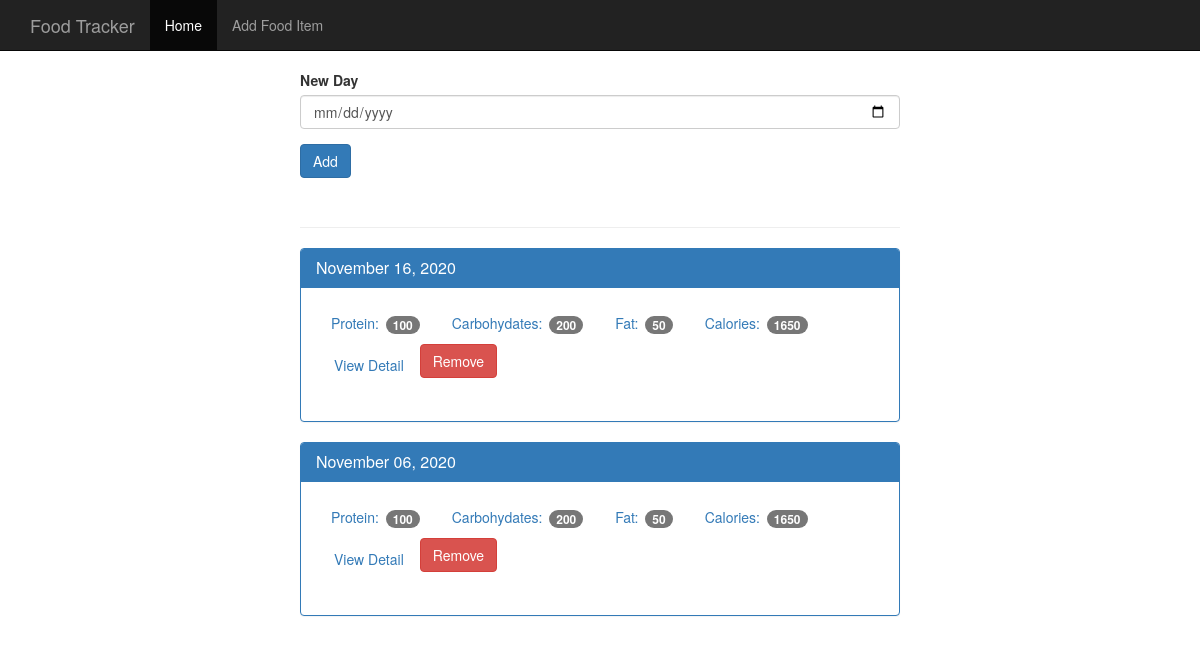
Before: / with the older database file.
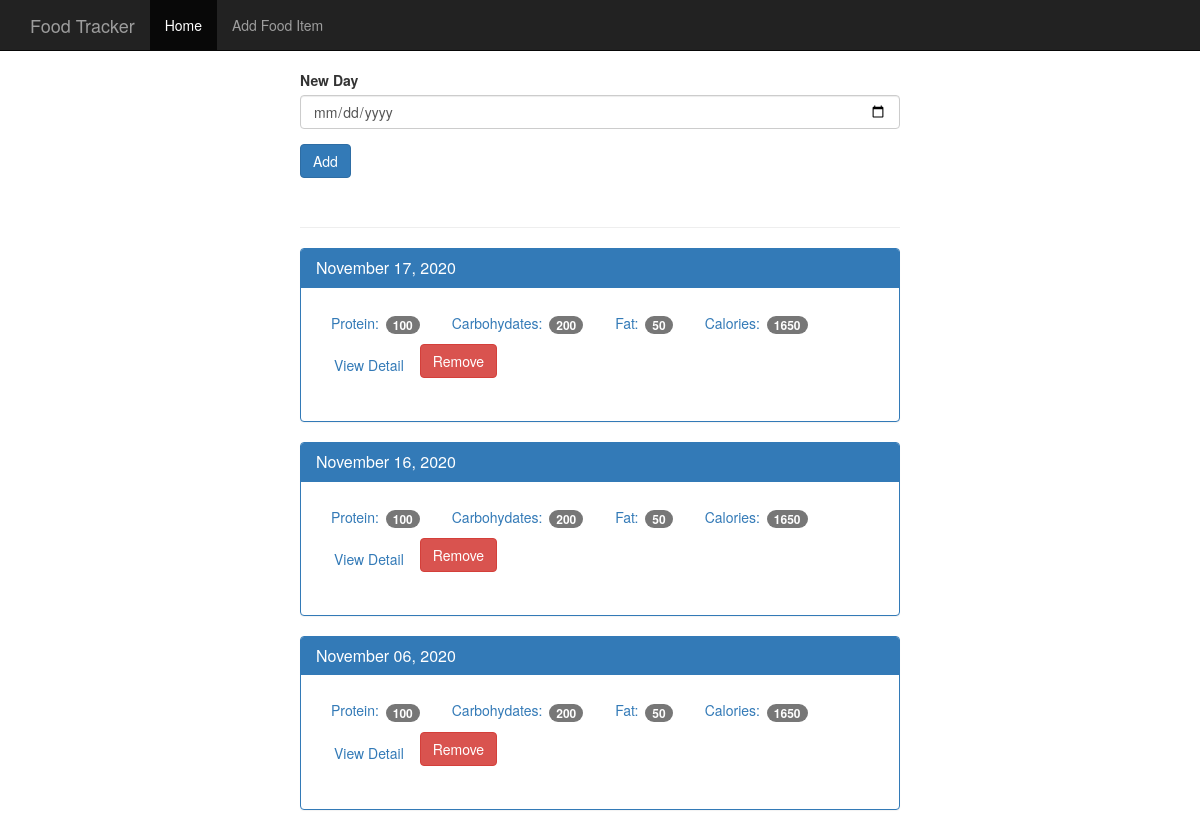
After: the same page with the newer database file.
### tables this page shows
CREATE TABLE log_date(
    id integer primary key autoincrement,
    entry_date date not null
);

### modules/index.py (the view)
    @app.route('/', methods=['GET', 'POST'])
    def _index():
        if request.method == 'POST':
            if 'delete' in request.form:
                dates.delete_date(request.form)
            else:
                dates.add_new_date(request.form['date'])
        return render_template('home.html', dates=dates.get_dates())

### modules/database.py (called while the page is built)
def init(app: Flask):
    @app.teardown_appcontext
    def _close_db(error):
        if hasattr(g, DB_ATTRIB_NAME):
            get_db().close()
        if error:
            print(error)

def connect_db():
    database = sqlite3.connect(DB_NAME)
    database.row_factory = sqlite3.Row
    return database

def get_db():
    if not hasattr(g, DB_ATTRIB_NAME):
        g.sqlite_db = connect_db()
    return g.sqlite_db

### modules/dates.py (called while the page is built)
def get_dates():
    food_db = database.get_db()
    cursor = food_db.execute('select * from log_date order by entry_date desc')
    dates = cursor.fetchall()
    dates = [{'date': date['entry_date'],
              'pretty_date': pretty_date(date['entry_date'])} for date in dates]
    return dates

def pretty_date(date):
    datetime_obj = datetime.strptime(str(date), DATABASE_DATE_FORMAT)
    return datetime.strftime(datetime_obj, OUTPUT_DATE_FORMAT)

### modules/index.py (called while the page is built)
def init(app: Flask):
    @app.route('/', methods=['GET', 'POST'])
    def _index():
        if request.method == 'POST':
            if 'delete' in request.form:
                dates.delete_date(request.form)
            else:
                dates.add_new_date(request.form['date'])
        return render_template('home.html', dates=dates.get_dates())

### templates/home.html (shortened to what this page needs)
{% extends 'base.html' %}
{% block content %}
    <div class="container theme-showcase col-sm-6 col-sm-offset-3" role="main">
      <div class="row">
        <div>
          <form method="POST" action="/">
            <div class="form-group">
              <label for="new-day">New Day</label>
              <input type="date" name="date" class="form-control" id="new-day">
            </div>
            <button type="submit" class="btn btn-primary">Add</button>
          </form>
          <div class="page-header"></div>
          {% for date in dates %}
          <div class="panel panel-primary">
            <div class="panel-heading">
              <h3 class="panel-title">{{ date.pretty_date }}</h3>
            </div>
            <div class="panel-body">
              <ul class="nav nav-pills" role="tablist">
                <li><a>Protein: <span class="badge">100</span></a></li>
                <li><a>Carbohydates: <span class="badge">200</span></a></li>
                <li><a>Fat: <span class="badge">50</span></a></li>
                <li><a>Calories: <span class="badge">1650</span></a></li>
                <li><a href="{{ url_for('_details', db_date=date.date ) }}" type="button" class="btn btn-link">View Detail</a></li>
                <form method="POST" action="{{ url_for('_index') }}">
                  <button type="submit"  class="btn btn-danger">Remove</button>
                </form>
              </ul>
            </div>
            <div class="whitespace"></div>
          </div>
          {% endfor %}
        </div>
      </div>
    </div>
{% endblock %}

### templates/base.html (shortened to what this page needs)
<!DOCTYPE html>
<html lang="en">
<head>
    <link href="{{ url_for('static', filename='css/bootstrap.min.css') }}" rel="stylesheet">
    <link href="{{ url_for('static', filename='css/theme.css') }}" rel="stylesheet">
</head>
<body>
    <nav class="navbar navbar-inverse navbar-fixed-top">
      <div class="container">
        <div class="navbar-header">
          <a class="navbar-brand" href="{{ url_for('_index') }}">Food Tracker</a>
        </div>
        <div id="navbar" class="navbar-collapse collapse">
          <ul class="nav navbar-nav">
            <li class="active"><a href="{{ url_for('_index') }}">Home</a></li>
            <li><a href="{{ url_for('_food') }}">Add Food Item</a></li>
          </ul>
        </div>
      </div>
    </nav>
    {% block content %}{% endblock %}
</body>
</html>

### static/css/theme.css (style rules this page uses)
body { padding-top: 70px; padding-bottom: 30px; }
div.whitespace { height: 20px; }

Changed rows visible on the page:
added log_date: pretty_date "November 17, 2020"
